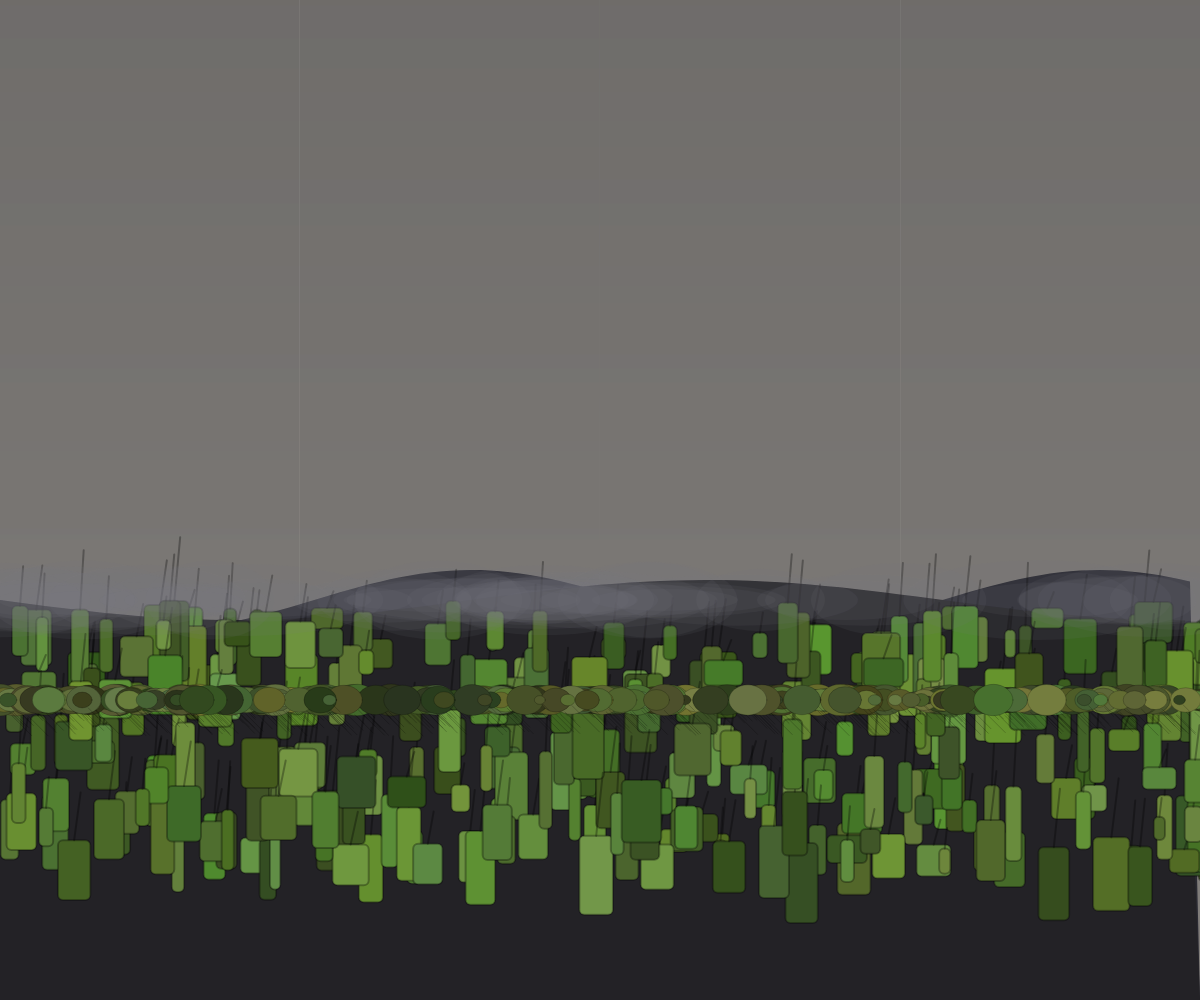
Frame 1 (no input)
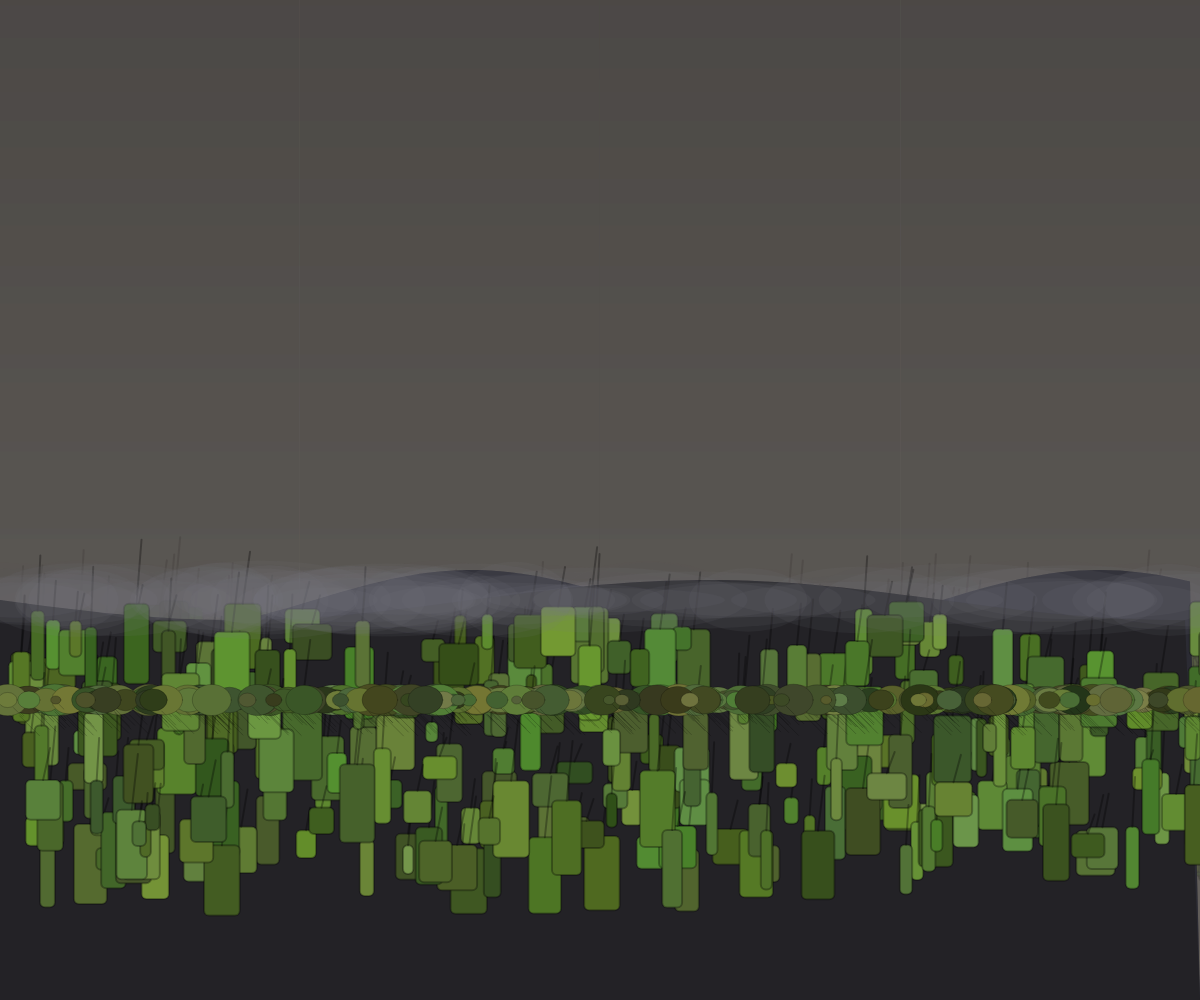
Frame 2 (the mouse pressed at the canvas centre, redrawn once)

The p5.js sketch that drew these frames (run headless with seeded random() and noise() and a simulated clock; the mouse was pressed at the canvas centre and the sketch redrawn once):

// p5.js sketch
// ── sketch.js
function setup() {
  createCanvas(windowWidth, windowHeight);
  colorMode(HSB, 360, 100, 100, 100);
  noStroke();
  noLoop();
}

function draw() {
  // Background gradient for sky
  for (let y = 0; y < height; y++) {
    let inter = map(y, 0, height, 0, 1);
    let b = lerp(25, 35, inter);
    stroke(30, 10, b);
    line(0, y, width, y);
  }

  // Draw distant mountains
  drawMountains();

  // Draw rolling fields in foreground
  drawFields();

  // Add atmospheric haze
  drawHaze();
}

function drawMountains() {
  fill(240, 15, 20); // Dark blue-gray
  noStroke();
  beginShape();
  for (let x = 0; x < width; x += 10) {
    let y = height * 0.6 + sin(x / 100) * 30;
    vertex(x, y);
  }
  vertex(width, height);
  vertex(0, height);
  endShape(CLOSE);

  // Add some more distant peaks
  fill(245, 10, 15);
  beginShape();
  for (let x = 0; x < width; x += 15) {
    let y = height * 0.6 + sin(x / 150) * 20;
    vertex(x, y);
  }
  vertex(width, height);
  vertex(0, height);
  endShape(CLOSE);
}

function drawFields() {
  // Draw grassy patches
  for (let i = 0; i < 300; i++) {
    let x = random(width);
    let y = random(height * 0.6, height * 0.85);
    let w = random(10, 40);
    let h = random(20, 80);

    // Color variation for grass
    let hue = 90 + random(-10, 10); // Green range
    let sat = 60 + random(-10, 10);
    let bri = 40 + random(-10, 20);

    fill(hue, sat, bri);
    rect(x, y, w, h, 5); // Rounded corners for patchy grass

    // Add some longer shadows
    stroke(0, 0, 0, 30);
    strokeWeight(2);
    line(x + w * 0.5, y, x + w * 0.7, y - h * 0.8);
  }

  // Draw detailed patches of varying tones
  for (let i = 0; i < 500; i++) {
    let x = random(width);
    let y = height * 0.7;
    let size = random(10, 40);

    let hue = 80 + random(-20, 20); // Varying green tones
    let sat = 50 + random(-10, 10);
    let bri = 30 + random(-10, 20);

    fill(hue, sat, bri);
    ellipse(x, y, size, size * 0.8); // Elliptical patches

    // Cast shadow
    noFill();
    stroke(0, 0, 0, 20);
    strokeWeight(1);
    line(x + size * 0.3, y + size * 0.4, x + size * 0.8, y + size * 0.9);
  }
}

function drawHaze() {
  // Add atmospheric haze effect
  for (let i = 0; i < 50; i++) {
    let x = random(width);
    let y = height * 0.6;
    let w = random(100, 300);
    let h = random(20, 80);

    // Soft, hazy color
    fill(240, 5, 50, 10);
    noStroke();
    ellipse(x, y, w, h);
  }
}
